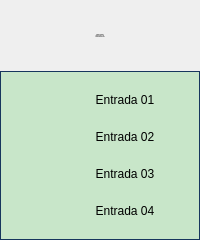
<?xml version="1.0" encoding="UTF-8"?>
<ui version="4.0">
 <class>Form</class>
 <widget class="QWidget" name="Form">
  <property name="geometry">
   <rect>
    <x>0</x>
    <y>0</y>
    <width>200</width>
    <height>240</height>
   </rect>
  </property>
  <property name="minimumSize">
   <size>
    <width>200</width>
    <height>240</height>
   </size>
  </property>
  <property name="maximumSize">
   <size>
    <width>200</width>
    <height>240</height>
   </size>
  </property>
  <property name="windowTitle">
   <string>Cartão 5069-IY4 03 Controladora Booster</string>
  </property>
  <layout class="QVBoxLayout" name="verticalLayout">
   <property name="spacing">
    <number>0</number>
   </property>
   <property name="leftMargin">
    <number>0</number>
   </property>
   <property name="topMargin">
    <number>0</number>
   </property>
   <property name="rightMargin">
    <number>0</number>
   </property>
   <property name="bottomMargin">
    <number>0</number>
   </property>
   <item>
    <layout class="QVBoxLayout" name="verticalLayout_2">
     <property name="spacing">
      <number>0</number>
     </property>
     <item>
      <widget class="PyDMLabel" name="PyDMLabel_2">
       <property name="maximumSize">
        <size>
         <width>16777215</width>
         <height>71</height>
        </size>
       </property>
       <property name="font">
        <font>
         <pointsize>-1</pointsize>
        </font>
       </property>
       <property name="toolTip">
        <string/>
       </property>
       <property name="styleSheet">
        <string notr="true">PyDMLabel {
 qproperty-alignment: AlignCenter;
 border: 1px solid #FF17365D;
 background-color: #FF17365D;
 color: rgb(255, 255, 255);
 min-height: 65px;
 max-height: 65px;
 font-size: 14px;
}</string>
       </property>
       <property name="text">
        <string>Falhas Hardware
Cartão 5069-IY4 03
Controladora Booster</string>
       </property>
       <property name="alignment">
        <set>Qt::AlignCenter</set>
       </property>
      </widget>
     </item>
     <item>
      <widget class="QFrame" name="frame">
       <property name="styleSheet">
        <string notr="true">QFrame#frame{
     border: 1px solid #FF17365D;
	 background-color: #c8e6c9;
}

PyDMByteIndicator {
  min-height: 1.50em;
  max-height: 1.50em;
  min-width: 1.50em;
}</string>
       </property>
       <property name="frameShape">
        <enum>QFrame::StyledPanel</enum>
       </property>
       <property name="frameShadow">
        <enum>QFrame::Raised</enum>
       </property>
       <layout class="QVBoxLayout" name="verticalLayout_3">
        <property name="spacing">
         <number>0</number>
        </property>
        <property name="leftMargin">
         <number>0</number>
        </property>
        <property name="topMargin">
         <number>0</number>
        </property>
        <property name="rightMargin">
         <number>0</number>
        </property>
        <property name="bottomMargin">
         <number>0</number>
        </property>
        <item>
         <layout class="QGridLayout" name="gridLayout">
          <property name="leftMargin">
           <number>5</number>
          </property>
          <property name="topMargin">
           <number>5</number>
          </property>
          <property name="rightMargin">
           <number>5</number>
          </property>
          <property name="bottomMargin">
           <number>5</number>
          </property>
          <property name="horizontalSpacing">
           <number>5</number>
          </property>
          <property name="verticalSpacing">
           <number>10</number>
          </property>
          <item row="3" column="0">
           <widget class="PyDMByteIndicator" name="PyDMByteIndicator_3">
            <property name="sizePolicy">
             <sizepolicy hsizetype="Fixed" vsizetype="Fixed">
              <horstretch>0</horstretch>
              <verstretch>0</verstretch>
             </sizepolicy>
            </property>
            <property name="minimumSize">
             <size>
              <width>27</width>
              <height>27</height>
             </size>
            </property>
            <property name="maximumSize">
             <size>
              <width>30</width>
              <height>27</height>
             </size>
            </property>
            <property name="toolTip">
             <string/>
            </property>
            <property name="PyDMToolTip" stdset="0">
             <string/>
            </property>
            <property name="channel" stdset="0">
             <string>ca://RA-RaBO02:RF-IntlkCtrl:InAng03-Mon.VAL</string>
            </property>
            <property name="onColor" stdset="0">
             <color>
              <red>255</red>
              <green>0</green>
              <blue>0</blue>
             </color>
            </property>
            <property name="offColor" stdset="0">
             <color>
              <red>0</red>
              <green>255</green>
              <blue>0</blue>
             </color>
            </property>
            <property name="showLabels" stdset="0">
             <bool>false</bool>
            </property>
            <property name="circles" stdset="0">
             <bool>true</bool>
            </property>
           </widget>
          </item>
          <item row="0" column="1">
           <widget class="PyDMLabel" name="PyDMLabel">
            <property name="sizePolicy">
             <sizepolicy hsizetype="Fixed" vsizetype="Fixed">
              <horstretch>0</horstretch>
              <verstretch>0</verstretch>
             </sizepolicy>
            </property>
            <property name="minimumSize">
             <size>
              <width>100</width>
              <height>25</height>
             </size>
            </property>
            <property name="maximumSize">
             <size>
              <width>100</width>
              <height>25</height>
             </size>
            </property>
            <property name="toolTip">
             <string/>
            </property>
            <property name="text">
             <string>Entrada 01</string>
            </property>
            <property name="alignment">
             <set>Qt::AlignCenter</set>
            </property>
            <property name="channel" stdset="0">
             <string/>
            </property>
           </widget>
          </item>
          <item row="0" column="0">
           <widget class="PyDMByteIndicator" name="PyDMByteIndicator">
            <property name="sizePolicy">
             <sizepolicy hsizetype="Fixed" vsizetype="Fixed">
              <horstretch>0</horstretch>
              <verstretch>0</verstretch>
             </sizepolicy>
            </property>
            <property name="minimumSize">
             <size>
              <width>27</width>
              <height>27</height>
             </size>
            </property>
            <property name="maximumSize">
             <size>
              <width>30</width>
              <height>27</height>
             </size>
            </property>
            <property name="toolTip">
             <string/>
            </property>
            <property name="PyDMToolTip" stdset="0">
             <string/>
            </property>
            <property name="channel" stdset="0">
             <string>ca://RA-RaBO02:RF-IntlkCtrl:InAng00-Mon.VAL</string>
            </property>
            <property name="onColor" stdset="0">
             <color>
              <red>255</red>
              <green>0</green>
              <blue>0</blue>
             </color>
            </property>
            <property name="offColor" stdset="0">
             <color>
              <red>0</red>
              <green>255</green>
              <blue>0</blue>
             </color>
            </property>
            <property name="showLabels" stdset="0">
             <bool>false</bool>
            </property>
            <property name="circles" stdset="0">
             <bool>true</bool>
            </property>
           </widget>
          </item>
          <item row="2" column="0">
           <widget class="PyDMByteIndicator" name="PyDMByteIndicator_2">
            <property name="sizePolicy">
             <sizepolicy hsizetype="Fixed" vsizetype="Fixed">
              <horstretch>0</horstretch>
              <verstretch>0</verstretch>
             </sizepolicy>
            </property>
            <property name="minimumSize">
             <size>
              <width>27</width>
              <height>27</height>
             </size>
            </property>
            <property name="maximumSize">
             <size>
              <width>30</width>
              <height>27</height>
             </size>
            </property>
            <property name="toolTip">
             <string/>
            </property>
            <property name="PyDMToolTip" stdset="0">
             <string/>
            </property>
            <property name="channel" stdset="0">
             <string>ca://RA-RaBO02:RF-IntlkCtrl:InAng02-Mon.VAL</string>
            </property>
            <property name="onColor" stdset="0">
             <color>
              <red>255</red>
              <green>0</green>
              <blue>0</blue>
             </color>
            </property>
            <property name="offColor" stdset="0">
             <color>
              <red>0</red>
              <green>255</green>
              <blue>0</blue>
             </color>
            </property>
            <property name="showLabels" stdset="0">
             <bool>false</bool>
            </property>
            <property name="circles" stdset="0">
             <bool>true</bool>
            </property>
           </widget>
          </item>
          <item row="1" column="1">
           <widget class="PyDMLabel" name="PyDMLabel_3">
            <property name="sizePolicy">
             <sizepolicy hsizetype="Fixed" vsizetype="Fixed">
              <horstretch>0</horstretch>
              <verstretch>0</verstretch>
             </sizepolicy>
            </property>
            <property name="minimumSize">
             <size>
              <width>100</width>
              <height>25</height>
             </size>
            </property>
            <property name="maximumSize">
             <size>
              <width>100</width>
              <height>25</height>
             </size>
            </property>
            <property name="toolTip">
             <string/>
            </property>
            <property name="text">
             <string>Entrada 02</string>
            </property>
            <property name="alignment">
             <set>Qt::AlignCenter</set>
            </property>
           </widget>
          </item>
          <item row="2" column="1">
           <widget class="PyDMLabel" name="PyDMLabel_4">
            <property name="sizePolicy">
             <sizepolicy hsizetype="Fixed" vsizetype="Fixed">
              <horstretch>0</horstretch>
              <verstretch>0</verstretch>
             </sizepolicy>
            </property>
            <property name="minimumSize">
             <size>
              <width>100</width>
              <height>25</height>
             </size>
            </property>
            <property name="maximumSize">
             <size>
              <width>100</width>
              <height>25</height>
             </size>
            </property>
            <property name="toolTip">
             <string/>
            </property>
            <property name="text">
             <string>Entrada 03</string>
            </property>
            <property name="alignment">
             <set>Qt::AlignCenter</set>
            </property>
           </widget>
          </item>
          <item row="3" column="1">
           <widget class="PyDMLabel" name="PyDMLabel_5">
            <property name="sizePolicy">
             <sizepolicy hsizetype="Fixed" vsizetype="Fixed">
              <horstretch>0</horstretch>
              <verstretch>0</verstretch>
             </sizepolicy>
            </property>
            <property name="minimumSize">
             <size>
              <width>100</width>
              <height>25</height>
             </size>
            </property>
            <property name="maximumSize">
             <size>
              <width>100</width>
              <height>25</height>
             </size>
            </property>
            <property name="toolTip">
             <string/>
            </property>
            <property name="text">
             <string>Entrada 04</string>
            </property>
            <property name="alignment">
             <set>Qt::AlignCenter</set>
            </property>
           </widget>
          </item>
          <item row="1" column="0">
           <widget class="PyDMByteIndicator" name="PyDMByteIndicator_4">
            <property name="sizePolicy">
             <sizepolicy hsizetype="Fixed" vsizetype="Fixed">
              <horstretch>0</horstretch>
              <verstretch>0</verstretch>
             </sizepolicy>
            </property>
            <property name="minimumSize">
             <size>
              <width>27</width>
              <height>27</height>
             </size>
            </property>
            <property name="maximumSize">
             <size>
              <width>30</width>
              <height>27</height>
             </size>
            </property>
            <property name="toolTip">
             <string/>
            </property>
            <property name="PyDMToolTip" stdset="0">
             <string/>
            </property>
            <property name="channel" stdset="0">
             <string>ca://RA-RaBO02:RF-IntlkCtrl:InAng01-Mon.VAL</string>
            </property>
            <property name="onColor" stdset="0">
             <color>
              <red>255</red>
              <green>0</green>
              <blue>0</blue>
             </color>
            </property>
            <property name="offColor" stdset="0">
             <color>
              <red>0</red>
              <green>255</green>
              <blue>0</blue>
             </color>
            </property>
            <property name="showLabels" stdset="0">
             <bool>false</bool>
            </property>
            <property name="circles" stdset="0">
             <bool>true</bool>
            </property>
           </widget>
          </item>
         </layout>
        </item>
       </layout>
      </widget>
     </item>
    </layout>
   </item>
  </layout>
 </widget>
 <customwidgets>
  <customwidget>
   <class>PyDMLabel</class>
   <extends>QLabel</extends>
   <header>pydm.widgets.label</header>
  </customwidget>
  <customwidget>
   <class>PyDMByteIndicator</class>
   <extends>QWidget</extends>
   <header>pydm.widgets.byte</header>
  </customwidget>
 </customwidgets>
 <resources/>
 <connections/>
</ui>
